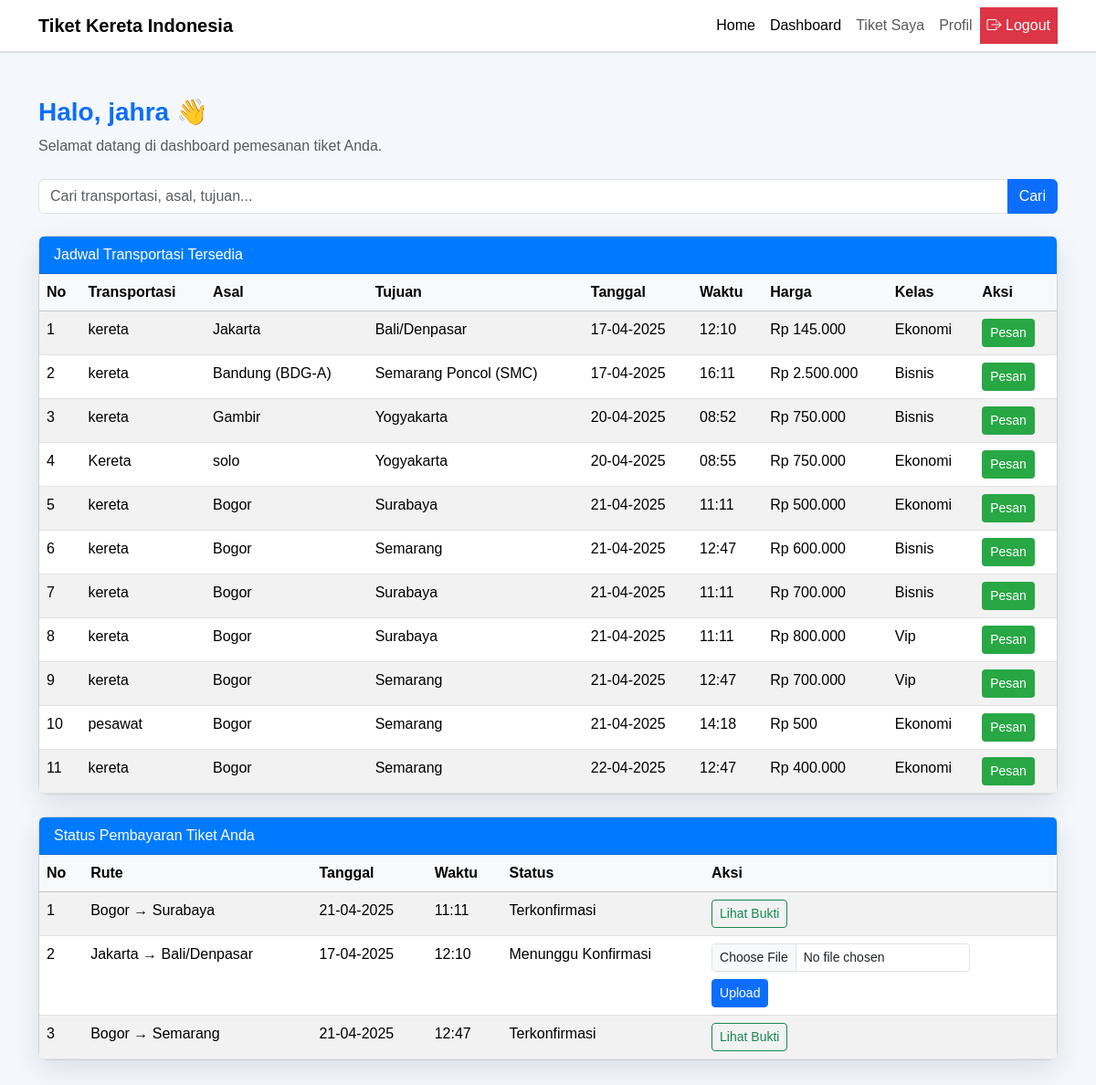
The page /dashboard_user.php (signed in) on the database its author committed.
### tables this page shows
CREATE TABLE `users` (
  `id_user` int NOT NULL,
  `nama` varchar(255) NOT NULL,
  `email` varchar(50) NOT NULL,
  `username` varchar(50) NOT NULL,
  `password` varchar(255) NOT NULL,
  `alamat` text,
  `role` enum('admin','petugas','pemesan') NOT NULL,
  `foto` varchar(255) DEFAULT NULL
);

CREATE TABLE `rute_transportasi` (
  `id_rute` int NOT NULL,
  `id_transportasi` int NOT NULL,
  `asal` varchar(255) NOT NULL,
  `tujuan` varchar(255) NOT NULL,
  `tanggal_keberangkatan` date NOT NULL,
  `waktu_keberangkatan` time NOT NULL,
  `harga` varchar(255) NOT NULL,
  `kelas` enum('Ekonomi','Bisnis','Vip') NOT NULL
);

CREATE TABLE `transportasi` (
  `id_transportasi` int NOT NULL,
  `nama` varchar(255) NOT NULL,
  `jenis_transportasi` varchar(255) NOT NULL,
  `kapasitas` int NOT NULL
);

CREATE TABLE `pemesanan` (
  `id_pemesanan` int NOT NULL,
  `id_user` int NOT NULL,
  `id_rute` int NOT NULL,
  `tanggal_pemesanan` datetime NOT NULL,
  `status` enum('pending','berhasil','batal') NOT NULL,
  `username` varchar(255) NOT NULL,
  `status_pembayaran` varchar(50) DEFAULT 'Menunggu Konfirmasi',
  `status_pembayaran_lama` varchar(50) DEFAULT NULL,
  `jumlah_tiket` int NOT NULL,
  `bukti_pembayaran` varchar(255) DEFAULT NULL
);

### dashboard_user.php (the view, shortened to what this page needs)
<?php
require 'koneksi.php';
$id_user = $_SESSION['id_user'];
$query_user = mysqli_query($con, "SELECT * FROM users WHERE id_user = '$id_user'");
$user = mysqli_fetch_assoc($query_user);
$search = '';
$query_pembayaran = mysqli_query($con, "
    SELECT p.*, r.asal, r.tujuan, r.tanggal_keberangkatan, r.waktu_keberangkatan
    FROM pemesanan p
    JOIN rute_transportasi r ON p.id_rute = r.id_rute
    WHERE p.id_user = '$id_user'
    ORDER BY p.id_pemesanan DESC
");
?>
<!DOCTYPE html>
<html lang="id">
<head>
    <link href="https://cdn.jsdelivr.net/npm/bootstrap@5.3.3/dist/css/bootstrap.min.css" rel="stylesheet">
    <link href="https://cdn.jsdelivr.net/npm/bootstrap-icons@1.10.0/font/bootstrap-icons.css" rel="stylesheet">
</head>
<body>
<nav class="navbar navbar-expand-lg navbar-light bg-white">
    <div class="container">
        <a class="navbar-brand" href="#">Tiket Kereta Indonesia</a>
        <div class="collapse navbar-collapse justify-content-end" id="navbarNav">
            <ul class="navbar-nav">
                <li class="nav-item"><a class="nav-link active" href="index.html">Home</a></li>
                <li class="nav-item"><a class="nav-link active" href="dashboard_user.php">Dashboard</a></li>
                <li class="nav-item"><a class="nav-link" href="tiket_saya.php">Tiket Saya</a></li>
                <li class="nav-item"><a class="nav-link" href="profil.php">Profil</a></li>
                <li class="nav-item"><a class="nav-link btn-logout" href="logout.php"><i class="bi bi-box-arrow-right"></i> Logout</a></li>
            </ul>
        </div>
    </div>
</nav>
<div class="container my-5">
    <div class="mb-4">
        <h3 class="fw-semibold text-primary">Halo, <?= htmlspecialchars($user['username'] ?? '-') ?> 👋</h3>
        <p class="text-muted">Selamat datang di dashboard pemesanan tiket Anda.</p>
    </div>
    <form method="POST" class="mb-4">
        <div class="input-group">
            <input type="text" class="form-control" name="search" placeholder="Cari transportasi, asal, tujuan..." value="<?= htmlspecialchars($search) ?>">
            <button class="btn btn-primary" type="submit">Cari</button>
        </div>
    </form>
    <div class="row g-4 mb-4">
        <div class="col-12">
            <div class="card card-custom">
                <div class="card-header">Jadwal Transportasi Tersedia</div>
                <div class="card-body p-0">
                    <div class="table-responsive">
                        <table class="table table-striped mb-0">
                            <thead class="table-light">
                                <tr>
                                    <th>No</th>
                                    <th>Transportasi</th>
                                    <th>Asal</th>
                                    <th>Tujuan</th>
                                    <th>Tanggal</th>
                                    <th>Waktu</th>
                                    <th>Harga</th>
                                    <th>Kelas</th>
                                    <th>Aksi</th>
                                </tr>
                            </thead>
                            <tbody>
                                <?php
                                $query = "SELECT r.id_rute, t.jenis_transportasi, r.asal, r.tujuan, r.tanggal_keberangkatan, r.waktu_keberangkatan, r.harga, r.kelas
                                          FROM rute_transportasi r
                                          JOIN transportasi t ON r.id_transportasi = t.id_transportasi
                                          WHERE r.asal LIKE '%$search%' OR r.tujuan LIKE '%$search%' OR t.jenis_transportasi LIKE '%$search%'
                                          ORDER BY r.tanggal_keberangkatan ASC";
                                $result = mysqli_query($con, $query);
                                $no = 1;
                                if (mysqli_num_rows($result) > 0) {
                                    while ($row = mysqli_fetch_assoc($result)) {
                                        echo "<tr>";
                                        echo "<td>" . $no++ . "</td>";
                                        echo "<td>" . htmlspecialchars($row['jenis_transportasi']) . "</td>";
                                        echo "<td>" . htmlspecialchars($row['asal']) . "</td>";
                                        echo "<td>" . htmlspecialchars($row['tujuan']) . "</td>";
                                        echo "<td>" . date('d-m-Y', strtotime($row['tanggal_keberangkatan'])) . "</td>";
                                        echo "<td>" . date('H:i', strtotime($row['waktu_keberangkatan'])) . "</td>";
                                        echo "<td>Rp " . number_format($row['harga'], 0, ',', '.') . "</td>";
                                        echo "<td>" . htmlspecialchars($row['kelas']) . "</td>";
                                        echo "<td><a href='pesan_tiket.php?id=" . $row['id_rute'] . "' class='btn btn-custom btn-sm'>Pesan</a></td>";
                                        echo "</tr>";
                                    }
                                } else {
                                    echo "<tr><td colspan='9' class='text-center text-danger'>Tidak ada jadwal transportasi tersedia.</td></tr>";
                                }
                                ?>
                            </tbody>
                        </table>
                    </div>
                </div>
            </div>
        </div>
    </div>
    <div class="row g-4 mb-4">
        <div class="col-12">
            <div class="card card-custom">
                <div class="card-header">Status Pembayaran Tiket Anda</div>
                <div class="card-body p-0">
                    <div class="table-responsive">
                        <table class="table table-striped mb-0">
                            <thead class="table-light">
                                <tr>
                                    <th>No</th>
                                    <th>Rute</th>
                                    <th>Tanggal</th>
                                    <th>Waktu</th>
                                    <th>Status</th>
                                    <th>Aksi</th>
                                </tr>
                            </thead>
                            <tbody>
                                <?php
                                $no = 1;
                                mysqli_data_seek($query_pembayaran, 0);
                                while ($data = mysqli_fetch_assoc($query_pembayaran)) {
                                    echo "<tr>";
                                    echo "<td>{$no}</td>";
                                    echo "<td>{$data['asal']} → {$data['tujuan']}</td>";
                                    echo "<td>" . date('d-m-Y', strtotime($data['tanggal_keberangkatan'])) . "</td>";
                                    echo "<td>" . date('H:i', strtotime($data['waktu_keberangkatan'])) . "</td>";
                                    echo "<td>{$data['status_pembayaran']}</td>";
                                    echo "<td>";
                                    if ($data['bukti_pembayaran']) {
                                        echo "<a href='bukti_pembayaran/{$data['bukti_pembayaran']}' class='btn btn-outline-success btn-sm' target='_blank'>Lihat Bukti</a> ";
                                    } else {
                                        echo "<form method='POST' enctype='multipart/form-data' class='d-inline-block'>";
                                        echo "<input type='file' name='bukti' required class='form-control form-control-sm mb-2'>";
                                        echo "<button type='submit' name='upload_bukti' class='btn btn-sm btn-primary'>Upload</button>";
                                        echo "</form>";
                                    }
                                    $no++;
                                }
                                ?>
                            </tbody>
                        </table>
                    </div>
                </div>
            </div>
        </div>
    </div>
</div>
</body>
</html>

### dashboard_user.php (style rules this page uses)
body { background-color: #f4f7fc; font-family: 'Arial', sans-serif; }
.navbar { border-bottom: 2px solid #ddd; }
.navbar-brand { font-weight: bold; }
.navbar-nav .nav-link { font-weight: 500; }
.card-custom { border-radius: 10px; box-shadow: 0 10px 30px rgba(0, 0, 0, 0.1); }
.card-header { background-color: #007bff; color: #fff; border-radius: 10px 10px 0 0; }
.btn-custom { background-color: #28a745; color: white; }
.btn-logout { background-color: #dc3545; color: white; }

### rows shown on the page
users: username "jahra"
rute_transportasi: id_transportasi.jenis_transportasi "kereta", asal "Jakarta", tujuan "Bali/Denpasar", tanggal_keberangkatan "17-04-2025", waktu_keberangkatan "12:10", harga "145.000", kelas "Ekonomi"
rute_transportasi: id_transportasi.jenis_transportasi "kereta", asal "Bandung (BDG-A)", tujuan "Semarang Poncol (SMC)", tanggal_keberangkatan "17-04-2025", waktu_keberangkatan "16:11", harga "2.500.000", kelas "Bisnis"
rute_transportasi: id_transportasi.jenis_transportasi "kereta", asal "Gambir", tujuan "Yogyakarta", tanggal_keberangkatan "20-04-2025", waktu_keberangkatan "08:52", harga "750.000", kelas "Bisnis"
rute_transportasi: id_transportasi.jenis_transportasi "Kereta", asal "solo", tujuan "Yogyakarta", tanggal_keberangkatan "20-04-2025", waktu_keberangkatan "08:55", harga "750.000", kelas "Ekonomi"
rute_transportasi: id_transportasi.jenis_transportasi "kereta", asal "Bogor", tujuan "Surabaya", tanggal_keberangkatan "21-04-2025", waktu_keberangkatan "11:11", harga "500.000", kelas "Ekonomi"
rute_transportasi: id_transportasi.jenis_transportasi "kereta", asal "Bogor", tujuan "Semarang", tanggal_keberangkatan "21-04-2025", waktu_keberangkatan "12:47", harga "600.000", kelas "Bisnis"
rute_transportasi: id_transportasi.jenis_transportasi "kereta", asal "Bogor", tujuan "Surabaya", tanggal_keberangkatan "21-04-2025", waktu_keberangkatan "11:11", harga "700.000", kelas "Bisnis"
rute_transportasi: id_transportasi.jenis_transportasi "kereta", asal "Bogor", tujuan "Surabaya", tanggal_keberangkatan "21-04-2025", waktu_keberangkatan "11:11", harga "800.000", kelas "Vip"
rute_transportasi: id_transportasi.jenis_transportasi "kereta", asal "Bogor", tujuan "Semarang", tanggal_keberangkatan "21-04-2025", waktu_keberangkatan "12:47", harga "700.000", kelas "Vip"
rute_transportasi: id_transportasi.jenis_transportasi "pesawat", asal "Bogor", tujuan "Semarang", tanggal_keberangkatan "21-04-2025", waktu_keberangkatan "14:18", harga "500", kelas "Ekonomi"
rute_transportasi: id_transportasi.jenis_transportasi "kereta", asal "Bogor", tujuan "Semarang", tanggal_keberangkatan "22-04-2025", waktu_keberangkatan "12:47", harga "400.000", kelas "Ekonomi"
pemesanan: id_rute.asal "Bogor", id_rute.tujuan "Surabaya", id_rute.tanggal_keberangkatan "21-04-2025", id_rute.waktu_keberangkatan "11:11", status_pembayaran "Terkonfirmasi"
pemesanan: id_rute.asal "Jakarta", id_rute.tujuan "Bali/Denpasar", id_rute.tanggal_keberangkatan "17-04-2025", id_rute.waktu_keberangkatan "12:10", status_pembayaran "Menunggu Konfirmasi"
pemesanan: id_rute.asal "Bogor", id_rute.tujuan "Semarang", id_rute.tanggal_keberangkatan "21-04-2025", id_rute.waktu_keberangkatan "12:47", status_pembayaran "Terkonfirmasi"
